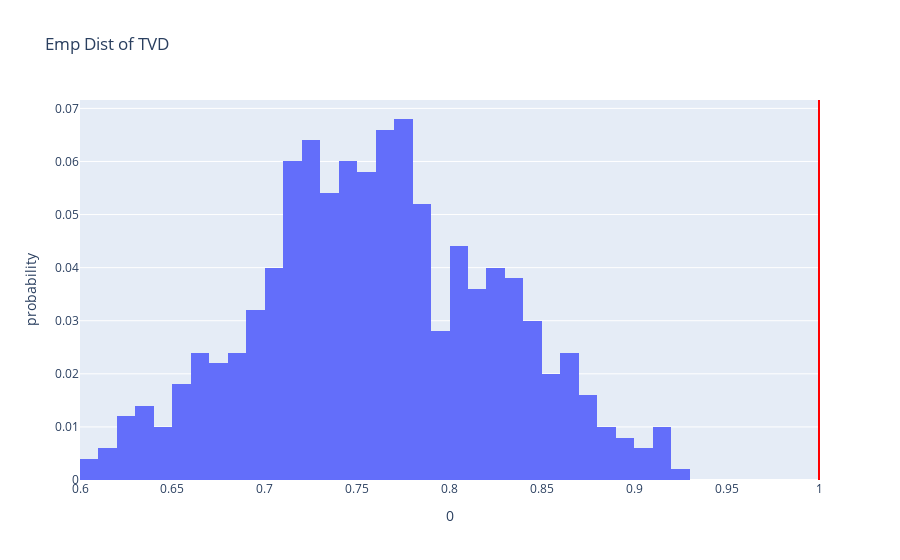

The notebook cell saved with this chart:
### Code cell
fig = px.histogram(pd.DataFrame(tvds), x=0, nbins=50, histnorm='probability', 
                   title='Emp Dist of TVD')
fig.add_vline(x=observed_tvd, line_color='red')
fig

### Figure 1 — Plotly figure (JSON) as saved in the notebook; plotly's stock layout.template omitted (floating-point values rounded to 4 significant figures; data arrays with more than 128 entries replaced by an {"elided": "..."} marker saying what was removed)
{"data": [{"alignmentgroup": "True", "bingroup": "x", "histnorm": "probability", "hovertemplate": "0=%{x}<br>probability=%{y}<extra></extra>", "legendgroup": "", "marker": {"color": "#636efa", "pattern": {"shape": ""}}, "name": "", "nbinsx": 50, "offsetgroup": "", "orientation": "v", "showlegend": false, "type": "histogram", "x": {"elided": "500 float values"}, "xaxis": "x", "yaxis": "y"}], "layout": {"barmode": "relative", "legend": {"tracegroupgap": 0}, "shapes": [{"line": {"color": "red"}, "type": "line", "x0": 1, "x1": 1, "xref": "x", "y0": 0, "y1": 1, "yref": "y domain"}], "title": {"text": "Emp Dist of TVD"}, "xaxis": {"anchor": "y", "domain": [0, 1], "title": {"text": "0"}}, "yaxis": {"anchor": "x", "domain": [0, 1], "title": {"text": "probability"}}}}
